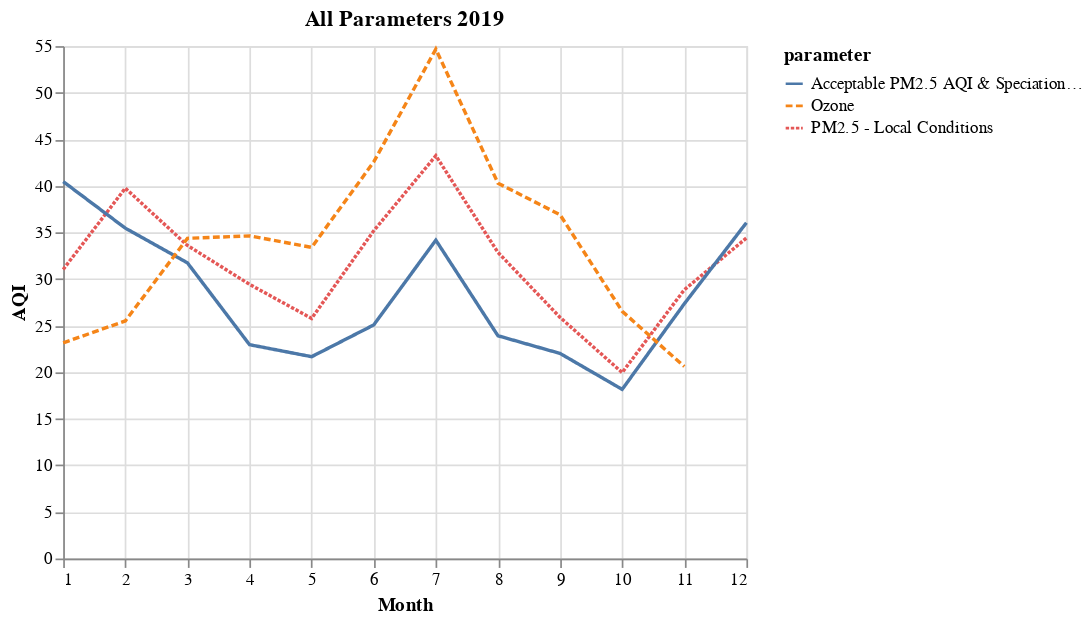

The cell this chart's notebook holds for it:
### Code cell
all_parm_2019 = pd.read_csv("../../data/final/epa_air_params/all_parms_2019_df.csv")
alt.Chart(all_parm_2019).mark_line().encode(
    alt.X("month", title="Month"),
    alt.Y("aqi", title="AQI"),
    color="parameter",
    strokeDash="parameter"
).properties(
    title="All Parameters 2019"
)

### Figure 1 — Vega-Lite specification as saved in the notebook (floating-point values rounded to 4 significant figures)
{"config": {"view": {"continuousWidth": 400, "continuousHeight": 300}}, "data": {"name": "data-6b4df315b3f8dedc3d639fd8d66f28d6"}, "mark": "line", "encoding": {"color": {"type": "nominal", "field": "parameter"}, "strokeDash": {"type": "nominal", "field": "parameter"}, "x": {"type": "quantitative", "field": "month", "title": "Month"}, "y": {"type": "quantitative", "field": "aqi", "title": "AQI"}}, "title": "All Parameters 2019", "$schema": "https://vega.github.io/schema/vega-lite/v4.8.1.json", "datasets": {"data-6b4df315b3f8dedc3d639fd8d66f28d6": [{"date_month": "2019-08-01", "aqi": 32.86, "arithmetic_mean": 7.911, "units_of_measure": "Micrograms/cubic meter (LC)", "parameter": "PM2.5 - Local Conditions", "year": 2019, "month": 8}, {"date_month": "2019-04-01", "aqi": 29.43, "arithmetic_mean": 7.071, "units_of_measure": "Micrograms/cubic meter (LC)", "parameter": "PM2.5 - Local Conditions", "year": 2019, "month": 4}, {"date_month": "2019-01-01", "aqi": 31.03, "arithmetic_mean": 7.694, "units_of_measure": "Micrograms/cubic meter (LC)", "parameter": "PM2.5 - Local Conditions", "year": 2019, "month": 1}, {"date_month": "2019-12-01", "aqi": 34.4, "arithmetic_mean": 8.816, "units_of_measure": "Micrograms/cubic meter (LC)", "parameter": "PM2.5 - Local Conditions", "year": 2019, "month": 12}, {"date_month": "2019-03-01", "aqi": 33.61, "arithmetic_mean": 8.158, "units_of_measure": "Micrograms/cubic meter (LC)", "parameter": "PM2.5 - Local Conditions", "year": 2019, "month": 3}, {"date_month": "2019-02-01", "aqi": 39.75, "arithmetic_mean": 10.34, "units_of_measure": "Micrograms/cubic meter (LC)", "parameter": "PM2.5 - Local Conditions", "year": 2019, "month": 2}, {"date_month": "2019-10-01", "aqi": 19.96, "arithmetic_mean": 4.8, "units_of_measure": "Micrograms/cubic meter (LC)", "parameter": "PM2.5 - Local Conditions", "year": 2019, "month": 10}, {"date_month": "2019-09-01", "aqi": 25.88, "arithmetic_mean": 6.248, "units_of_measure": "Micrograms/cubic meter (LC)", "parameter": "PM2.5 - Local Conditions", "year": 2019, "month": 9}, {"date_month": "2019-05-01", "aqi": 25.77, "arithmetic_mean": 6.226, "units_of_measure": "Micrograms/cubic meter (LC)", "parameter": "PM2.5 - Local Conditions", "year": 2019, "month": 5}, {"date_month": "2019-11-01", "aqi": 28.84, "arithmetic_mean": 7.408, "units_of_measure": "Micrograms/cubic meter (LC)", "parameter": "PM2.5 - Local Conditions", "year": 2019, "month": 11}, {"date_month": "2019-06-01", "aqi": 35.18, "arithmetic_mean": 8.594, "units_of_measure": "Micrograms/cubic meter (LC)", "parameter": "PM2.5 - Local Conditions", "year": 2019, "month": 6}, {"date_month": "2019-07-01", "aqi": 43.23, "arithmetic_mean": 10.69, "units_of_measure": "Micrograms/cubic meter (LC)", "parameter": "PM2.5 - Local Conditions", "year": 2019, "month": 7}, {"date_month": "2019-08-01", "aqi": 23.91, "arithmetic_mean": 5.758, "units_of_measure": "Micrograms/cubic meter (LC)", "parameter": "Acceptable PM2.5 AQI & Speciation Mass", "year": 2019, "month": 8}, {"date_month": "2019-04-01", "aqi": 22.95, "arithmetic_mean": 5.491, "units_of_measure": "Micrograms/cubic meter (LC)", "parameter": "Acceptable PM2.5 AQI & Speciation Mass", "year": 2019, "month": 4}, {"date_month": "2019-01-01", "aqi": 40.46, "arithmetic_mean": 9.833, "units_of_measure": "Micrograms/cubic meter (LC)", "parameter": "Acceptable PM2.5 AQI & Speciation Mass", "year": 2019, "month": 1}, {"date_month": "2019-12-01", "aqi": 36.04, "arithmetic_mean": 8.892, "units_of_measure": "Micrograms/cubic meter (LC)", "parameter": "Acceptable PM2.5 AQI & Speciation Mass", "year": 2019, "month": 12}, {"date_month": "2019-03-01", "aqi": 31.74, "arithmetic_mean": 7.659, "units_of_measure": "Micrograms/cubic meter (LC)", "parameter": "Acceptable PM2.5 AQI & Speciation Mass", "year": 2019, "month": 3}, {"date_month": "2019-02-01", "aqi": 35.46, "arithmetic_mean": 8.812, "units_of_measure": "Micrograms/cubic meter (LC)", "parameter": "Acceptable PM2.5 AQI & Speciation Mass", "year": 2019, "month": 2}, {"date_month": "2019-10-01", "aqi": 18.16, "arithmetic_mean": 4.35, "units_of_measure": "Micrograms/cubic meter (LC)", "parameter": "Acceptable PM2.5 AQI & Speciation Mass", "year": 2019, "month": 10}, {"date_month": "2019-09-01", "aqi": 22.01, "arithmetic_mean": 5.278, "units_of_measure": "Micrograms/cubic meter (LC)", "parameter": "Acceptable PM2.5 AQI & Speciation Mass", "year": 2019, "month": 9}, {"date_month": "2019-05-01", "aqi": 21.66, "arithmetic_mean": 5.188, "units_of_measure": "Micrograms/cubic meter (LC)", "parameter": "Acceptable PM2.5 AQI & Speciation Mass", "year": 2019, "month": 5}, {"date_month": "2019-11-01", "aqi": 27.34, "arithmetic_mean": 6.682, "units_of_measure": "Micrograms/cubic meter (LC)", "parameter": "Acceptable PM2.5 AQI & Speciation Mass", "year": 2019, "month": 11}, {"date_month": "2019-06-01", "aqi": 25.07, "arithmetic_mean": 6.03, "units_of_measure": "Micrograms/cubic meter (LC)", "parameter": "Acceptable PM2.5 AQI & Speciation Mass", "year": 2019, "month": 6}, {"date_month": "2019-07-01", "aqi": 34.17, "arithmetic_mean": 8.526, "units_of_measure": "Micrograms/cubic meter (LC)", "parameter": "Acceptable PM2.5 AQI & Speciation Mass", "year": 2019, "month": 7}, {"date_month": "2019-08-01", "aqi": 40.29, "arithmetic_mean": 0.03116, "units_of_measure": "Parts per million", "parameter": "Ozone", "year": 2019, "month": 8}, {"date_month": "2019-04-01", "aqi": 34.63, "arithmetic_mean": 0.02962, "units_of_measure": "Parts per million", "parameter": "Ozone", "year": 2019, "month": 4}, {"date_month": "2019-01-01", "aqi": 23.15, "arithmetic_mean": 0.01871, "units_of_measure": "Parts per million", "parameter": "Ozone", "year": 2019, "month": 1}, {"date_month": "2019-03-01", "aqi": 34.37, "arithmetic_mean": 0.0295, "units_of_measure": "Parts per million", "parameter": "Ozone", "year": 2019, "month": 3}, {"date_month": "2019-02-01", "aqi": 25.5, "arithmetic_mean": 0.02111, "units_of_measure": "Parts per million", "parameter": "Ozone", "year": 2019, "month": 2}, {"date_month": "2019-10-01", "aqi": 26.54, "arithmetic_mean": 0.02165, "units_of_measure": "Parts per million", "parameter": "Ozone", "year": 2019, "month": 10}, {"date_month": "2019-09-01", "aqi": 36.9, "arithmetic_mean": 0.02701, "units_of_measure": "Parts per million", "parameter": "Ozone", "year": 2019, "month": 9}, {"date_month": "2019-05-01", "aqi": 33.4, "arithmetic_mean": 0.02749, "units_of_measure": "Parts per million", "parameter": "Ozone", "year": 2019, "month": 5}, {"date_month": "2019-11-01", "aqi": 20.61, "arithmetic_mean": 0.01618, "units_of_measure": "Parts per million", "parameter": "Ozone", "year": 2019, "month": 11}, {"date_month": "2019-06-01", "aqi": 42.57, "arithmetic_mean": 0.03166, "units_of_measure": "Parts per million", "parameter": "Ozone", "year": 2019, "month": 6}, {"date_month": "2019-07-01", "aqi": 54.68, "arithmetic_mean": 0.03566, "units_of_measure": "Parts per million", "parameter": "Ozone", "year": 2019, "month": 7}]}}
